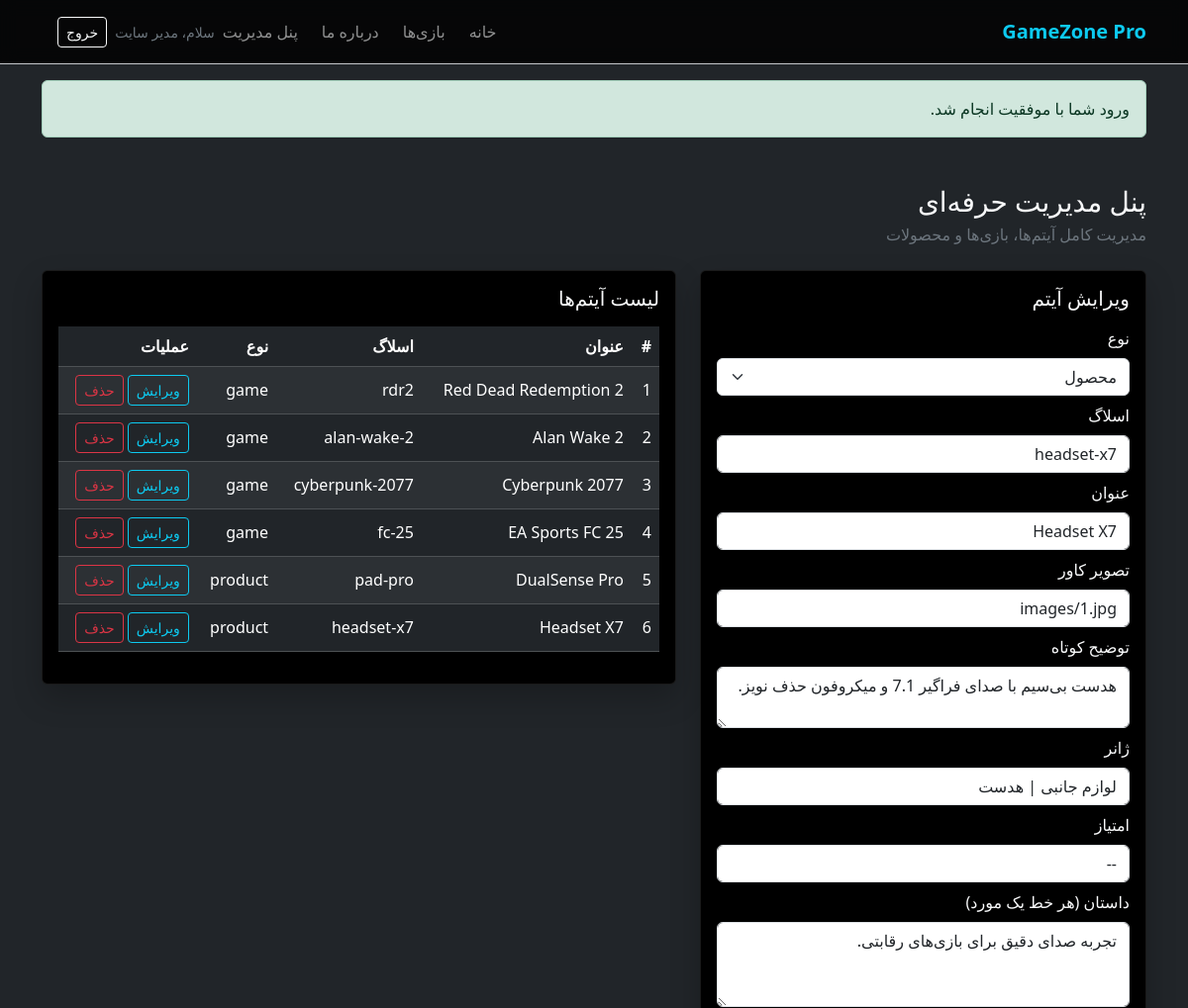
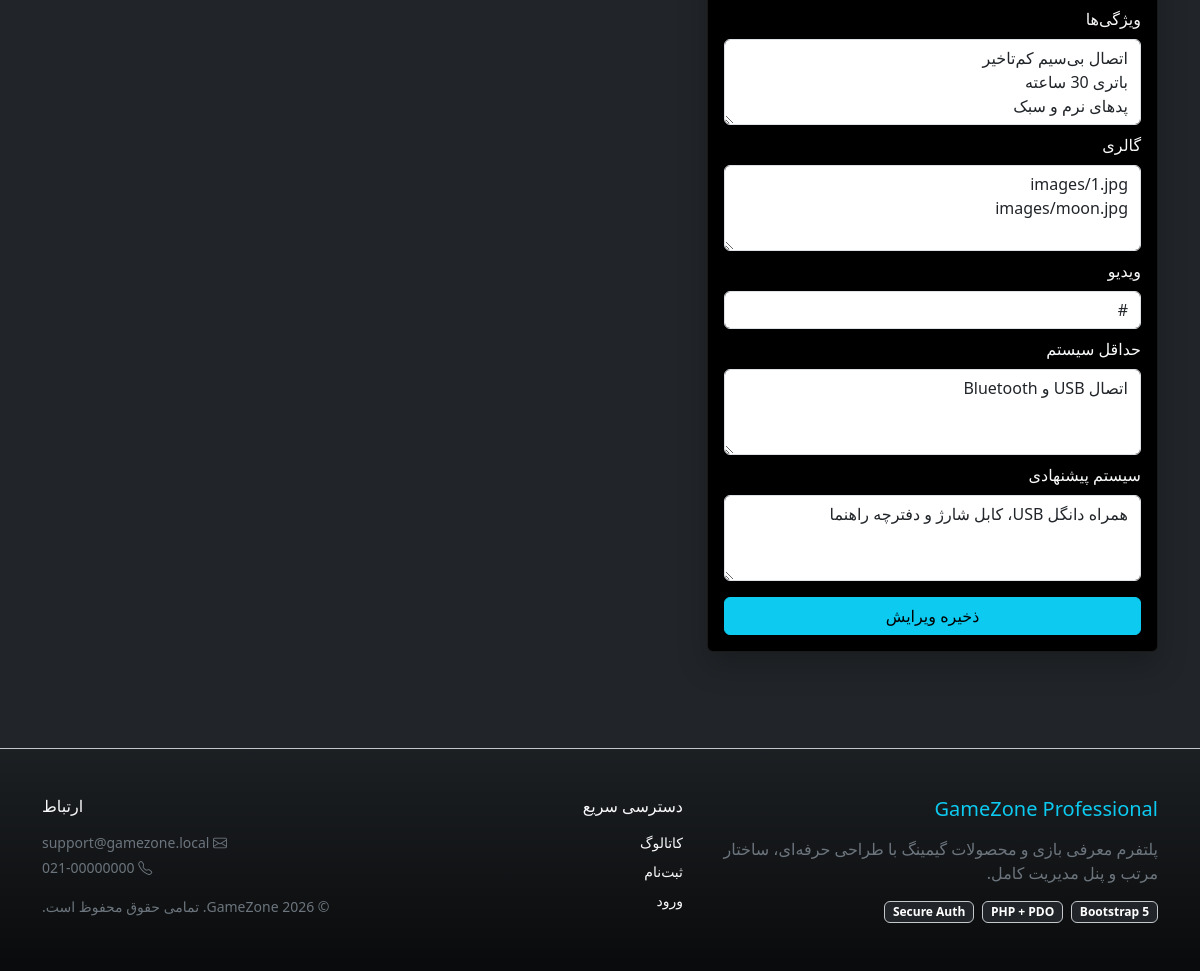
Screenshot of /admin.php?edit=6 (signed in) with the database file from the repository (2 pictures, top to bottom).
### tables this page shows
CREATE TABLE games (
  id INT AUTO_INCREMENT PRIMARY KEY,
  slug VARCHAR(80) NOT NULL UNIQUE,
  title VARCHAR(120) NOT NULL,
  cover VARCHAR(255) NOT NULL,
  short_description TEXT NOT NULL,
  genre VARCHAR(120) NOT NULL,
  rating VARCHAR(20) NOT NULL DEFAULT '--',
  story JSON NOT NULL,
  features JSON NULL,
  gallery JSON NULL,
  video_link VARCHAR(255) NULL,
  content_type ENUM('game','product') NOT NULL DEFAULT 'game',
  min_requirements TEXT NULL,
  rec_requirements TEXT NULL,
  created_at TIMESTAMP DEFAULT CURRENT_TIMESTAMP
);

### admin.php (the view, shortened to what this page needs)
<?php
require_once __DIR__ . '/includes/db.php';
$editingId = isset($_GET['edit']) ? (int) $_GET['edit'] : 0;
$editingItem = null;
if ($editingId > 0) {
    $stmt = $pdo->prepare('SELECT * FROM games WHERE id = :id LIMIT 1');
    $stmt->execute(['id' => $editingId]);
    $editingItem = $stmt->fetch();
    if ($editingItem) {
        $editingItem['story'] = implode("\n", json_decode($editingItem['story'] ?? '[]', true) ?: []);
        $editingItem['features'] = implode("\n", json_decode($editingItem['features'] ?? '[]', true) ?: []);
        $editingItem['gallery'] = implode("\n", json_decode($editingItem['gallery'] ?? '[]', true) ?: []);
    }
}
$items = $pdo->query('SELECT id, title, slug, content_type, created_at FROM games ORDER BY created_at DESC')->fetchAll();
include __DIR__ . '/includes/header.php';
?>
<main class="container py-5">
  <div class="d-flex justify-content-between align-items-center mb-4">
    <div>
      <h1 class="h3 mb-1">پنل مدیریت حرفه‌ای</h1>
      <p class="text-secondary mb-0">مدیریت کامل آیتم‌ها، بازی‌ها و محصولات</p>
    </div>
  </div>
  <div class="row g-4">
    <div class="col-lg-5">
      <div class="card bg-black text-light panel-card">
        <div class="card-body">
          <h2 class="h5 mb-3"><?php echo $editingItem ? 'ویرایش آیتم' : 'ایجاد آیتم جدید'; ?></h2>
          <form method="post" class="vstack gap-2">
            <div><label class="form-label">نوع</label><select name="content_type" class="form-select"><option value="product" <?php echo (($editingItem['content_type'] ?? '') === 'product') ? 'selected' : ''; ?>>محصول</option></select></div>
            <div><label class="form-label">اسلاگ</label><input class="form-control" name="slug" required value="<?php echo htmlspecialchars($editingItem['slug'] ?? '', ENT_QUOTES, 'UTF-8'); ?>"></div>
            <div><label class="form-label">عنوان</label><input class="form-control" name="title" required value="<?php echo htmlspecialchars($editingItem['title'] ?? '', ENT_QUOTES, 'UTF-8'); ?>"></div>
            <div><label class="form-label">تصویر کاور</label><input class="form-control" name="cover" required value="<?php echo htmlspecialchars($editingItem['cover'] ?? '', ENT_QUOTES, 'UTF-8'); ?>"></div>
            <div><label class="form-label">توضیح کوتاه</label><textarea class="form-control" name="short_description" required><?php echo htmlspecialchars($editingItem['short_description'] ?? '', ENT_QUOTES, 'UTF-8'); ?></textarea></div>
            <div><label class="form-label">ژانر</label><input class="form-control" name="genre" required value="<?php echo htmlspecialchars($editingItem['genre'] ?? '', ENT_QUOTES, 'UTF-8'); ?>"></div>
            <div><label class="form-label">امتیاز</label><input class="form-control" name="rating" value="<?php echo htmlspecialchars($editingItem['rating'] ?? '', ENT_QUOTES, 'UTF-8'); ?>"></div>
            <div><label class="form-label">داستان (هر خط یک مورد)</label><textarea class="form-control" name="story" rows="3"><?php echo htmlspecialchars($editingItem['story'] ?? '', ENT_QUOTES, 'UTF-8'); ?></textarea></div>
            <div><label class="form-label">ویژگی‌ها</label><textarea class="form-control" name="features" rows="3"><?php echo htmlspecialchars($editingItem['features'] ?? '', ENT_QUOTES, 'UTF-8'); ?></textarea></div>
            <div><label class="form-label">گالری</label><textarea class="form-control" name="gallery" rows="3"><?php echo htmlspecialchars($editingItem['gallery'] ?? '', ENT_QUOTES, 'UTF-8'); ?></textarea></div>
            <div><label class="form-label">ویدیو</label><input class="form-control" name="video_link" value="<?php echo htmlspecialchars($editingItem['video_link'] ?? '', ENT_QUOTES, 'UTF-8'); ?>"></div>
            <div><label class="form-label">حداقل سیستم</label><textarea class="form-control" name="min_requirements" rows="3"><?php echo htmlspecialchars($editingItem['min_requirements'] ?? '', ENT_QUOTES, 'UTF-8'); ?></textarea></div>
            <div><label class="form-label">سیستم پیشنهادی</label><textarea class="form-control" name="rec_requirements" rows="3"><?php echo htmlspecialchars($editingItem['rec_requirements'] ?? '', ENT_QUOTES, 'UTF-8'); ?></textarea></div>
            <button class="btn btn-info mt-2" type="submit"><?php echo $editingItem ? 'ذخیره ویرایش' : 'ایجاد آیتم'; ?></button>
          </form>
        </div>
      </div>
    </div>
    <div class="col-lg-7">
      <div class="card bg-black text-light panel-card">
        <div class="card-body">
          <h2 class="h5 mb-3">لیست آیتم‌ها</h2>
          <div class="table-responsive">
            <table class="table table-dark table-striped align-middle">
              <thead><tr><th>#</th><th>عنوان</th><th>اسلاگ</th><th>نوع</th><th>عملیات</th></tr></thead>
              <tbody>
                <?php foreach ($items as $row): ?>
                  <tr>
                    <td><?php echo (int) $row['id']; ?></td>
                    <td><?php echo htmlspecialchars($row['title'], ENT_QUOTES, 'UTF-8'); ?></td>
                    <td><?php echo htmlspecialchars($row['slug'], ENT_QUOTES, 'UTF-8'); ?></td>
                    <td><?php echo htmlspecialchars($row['content_type'], ENT_QUOTES, 'UTF-8'); ?></td>
                    <td>
                      <a class="btn btn-sm btn-outline-info" href="admin.php?edit=<?php echo (int) $row['id']; ?>">ویرایش</a>
                      <form method="post" class="d-inline" onsubmit="return confirm('از حذف این آیتم مطمئن هستید؟')">
                        <button class="btn btn-sm btn-outline-danger" type="submit">حذف</button>
                      </form>
                    </td>
                  </tr>
                <?php endforeach; ?>
              </tbody>
            </table>
          </div>
        </div>
      </div>
    </div>
  </div>
</main>
<?php include __DIR__ . '/includes/footer.php'; ?>

### css/app.css (style rules this page uses)
.panel-card { border: 1px solid rgba(255, 255, 255, 0.1); box-shadow: 0 14px 30px rgba(0, 0, 0, 0.22); }

### rows the page displays
games: content_type "محصول", slug "headset-x7", title "Headset X7", cover "images/1.jpg", short_description "هدست بی‌سیم با صدای فراگیر 7.1 و میکروفون حذف نویز.", genre "لوازم جانبی | هدست", rating "--", video_link "#", min_requirements "اتصال USB و Bluetooth", rec_requirements "همراه دانگل USB، کابل شارژ و دفترچه راهنما", id "6", content_type "product"
games: id "1", title "Red Dead Redemption 2", slug "rdr2", content_type "game"
games: id "2", title "Alan Wake 2", slug "alan-wake-2", content_type "game"
games: id "3", title "Cyberpunk 2077", slug "cyberpunk-2077", content_type "game"
games: id "4", title "EA Sports FC 25", slug "fc-25", content_type "game"
games: id "5", title "DualSense Pro", slug "pad-pro", content_type "product"

### other values shown
$user['name'] "مدیر سایت"
$flash['message'] "ورود شما با موفقیت انجام شد."
